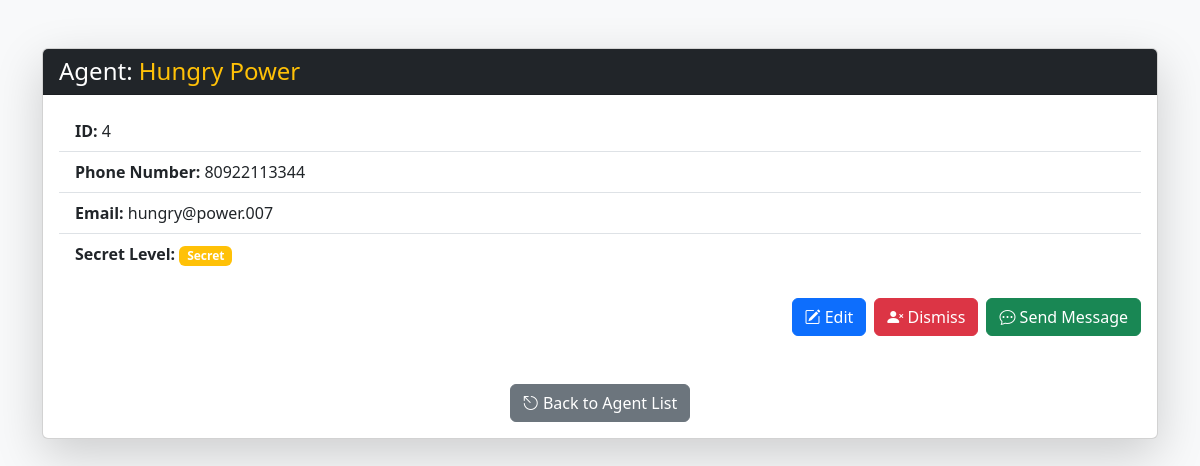
The app's page /agent/4 with its own data.
### app.py (models this page shows, shortened)
class Agents(db.Model):
    id = db.Column(db.Integer, primary_key=True)
    code_name = db.Column(db.String(40), nullable=False, unique=True)
    phone = db.Column(db.Integer)
    email = db.Column(db.String(50), nullable=False)
    secret_level = db.Column(db.Enum(LevelSecret), nullable=False)

### app.py (the view)
@app.route('/agent/<int:id>')
def show_agent(id):
    agent = Agents.query.get_or_404(id)
    return render_template('agent.html', agent=agent, theme='light')

### templates/agent.html (shortened to what this page needs)
<!DOCTYPE html>
<html lang="en">
<head>
  <link href="https://cdn.jsdelivr.net/npm/bootstrap@5.3.3/dist/css/bootstrap.min.css" rel="stylesheet">
  <link href="https://cdn.jsdelivr.net/npm/bootstrap-icons@1.10.5/font/bootstrap-icons.css" rel="stylesheet">
</head>
<body class="bg-{{ theme }} py-5">
    <div class="container">
        <div class="card shadow-lg">
            <div class="card-header bg-dark text-white">
                <h4 class="mb-0">Agent: <span class="text-warning">{{ agent.code_name.title() }}</span></h4>
            </div>
            <div class="card-body">
                <ul class="list-group list-group-flush mb-4">
                    <li class="list-group-item"><strong>ID:</strong> {{ agent.id }}</li>
                    <li class="list-group-item"><strong>Phone Number:</strong> {{ agent.phone }}</li>
                    <li class="list-group-item"><strong>Email:</strong> {{ agent.email }}</li>
                    <li class="list-group-item"><strong>Secret Level:</strong>
                        <span class="badge bg-warning">{{ agent.secret_level.value }}</span>
                    </li>
                </ul>
                <div class="d-flex justify-content-end gap-2">
                    <a href="{{ url_for('edit_agent', id=agent.id) }}" class="btn btn-primary">
                        <i class="bi bi-pencil-square"></i> Edit
                    </a>
                    <a href="{{ url_for('delete_agent', id=agent.id) }}" onclick="return confirm('Are you sure?');event.stopPropagation()" class="btn btn-danger">
                        <i class="bi bi-person-x-fill"></i> Dismiss
                    </a>
                    <a href="#" class="btn btn-success" data-bs-toggle="modal" data-bs-target="#exampleModal">
                        <i class="bi bi-chat-dots"></i> Send Message
                    </a>
                </div>
                <div class="text-center mt-5">
                    <a href="{{ url_for('get_agents') }}" class="btn btn-secondary">
                        <i class="bi bi-escape"></i> Back to Agent List
                    </a>
                </div>
            </div>
        </div>
    </div>
</body>
</html>

### records on screen
Agents: code_name "Hungry Power", id "4", phone "80922113344", email "hungry@power.007", secret_level.value "Secret"
